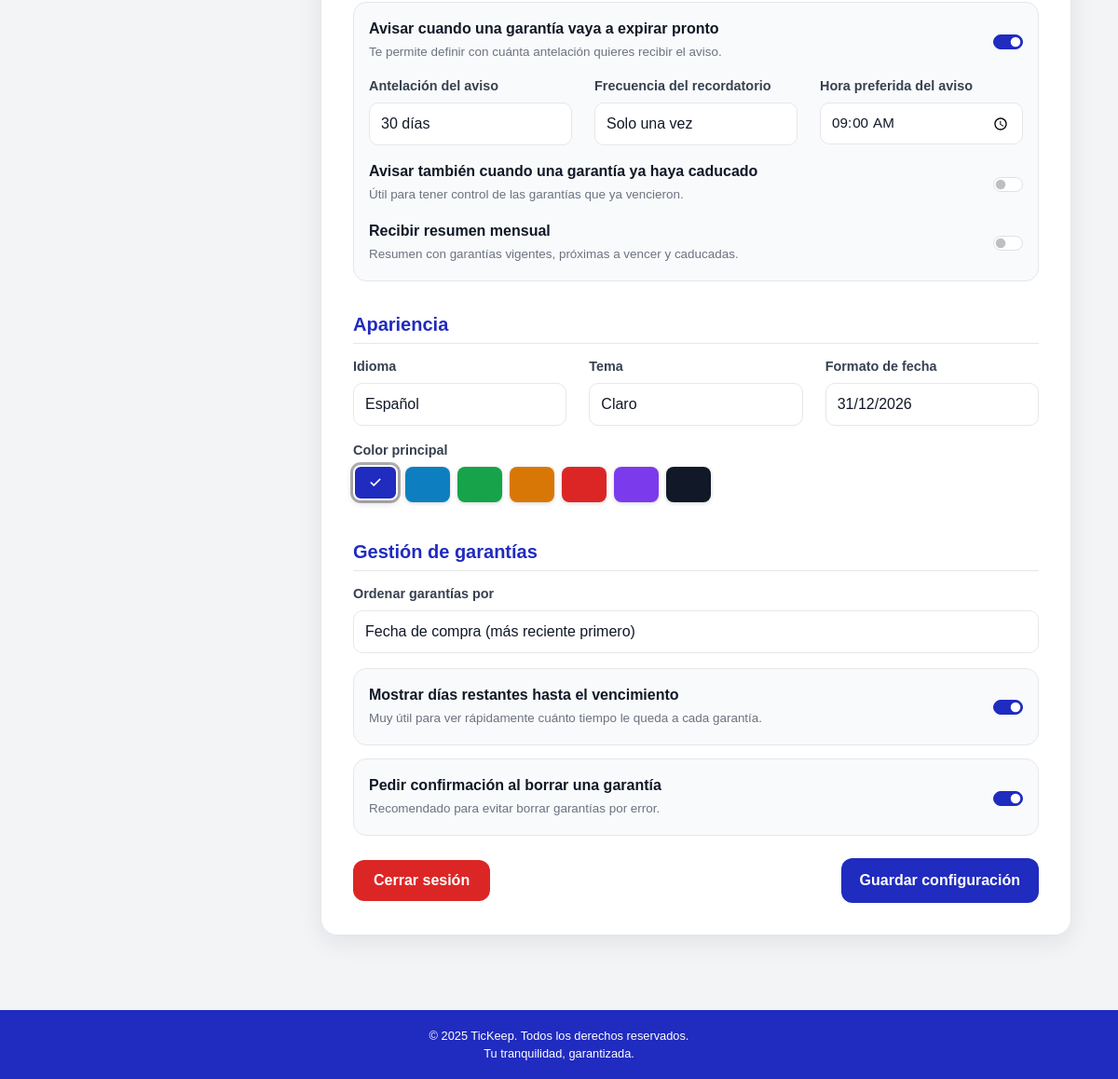
Before: /configuracion.php (signed in, lower part) with the older database file.
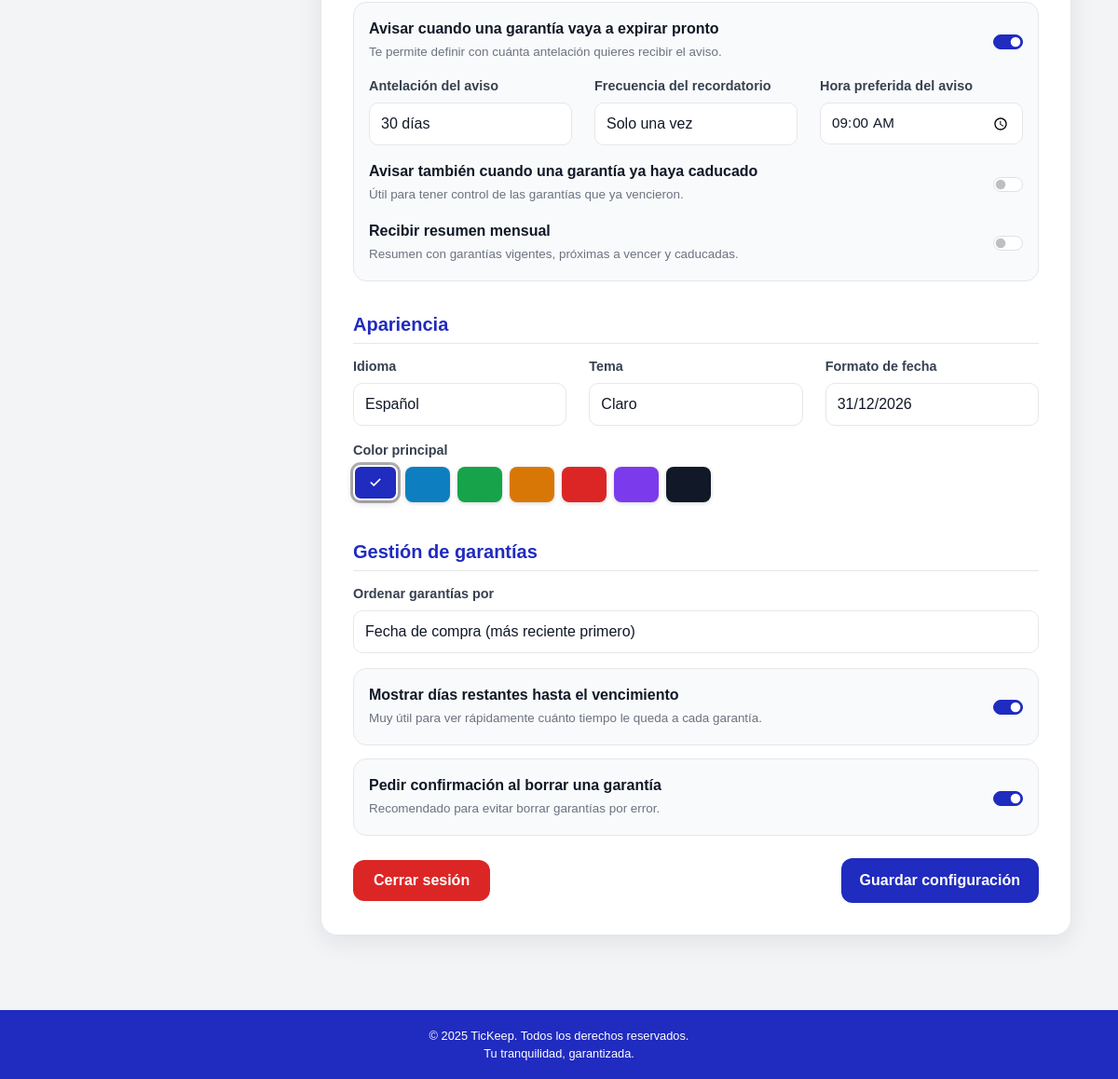
After: the same page with the newer database file.
### tables this page shows
CREATE TABLE `opciones_configuracion` (
  `id_usuario` int(11) NOT NULL,
  `foto_perfil` varchar(255) DEFAULT NULL,
  `idioma` varchar(20) DEFAULT 'Español',
  `tema` varchar(20) DEFAULT 'claro',
  `notificaciones_email` tinyint(1) DEFAULT 1,
  `aviso_vencimiento` tinyint(1) DEFAULT 1,
  `notificaciones_app` tinyint(1) DEFAULT 1,
  `dias_aviso` int(11) DEFAULT 30,
  `frecuencia_recordatorio` varchar(20) DEFAULT 'una_vez',
  `hora_recordatorio` varchar(5) DEFAULT '09:00',
  `notificar_caducadas` tinyint(1) DEFAULT 0,
  `resumen_mensual` tinyint(1) DEFAULT 0,
  `color_acento` varchar(20) DEFAULT '#202bbf',
  `formato_fecha` varchar(20) DEFAULT 'd/m/Y',
  `animaciones_ui` tinyint(1) DEFAULT 1,
  `orden_garantias` varchar(30) DEFAULT 'fecha_compra_desc',
  `mostrar_dias_restantes` tinyint(1) DEFAULT 1,
  `confirmar_eliminacion` tinyint(1) DEFAULT 1,
  `modo_compacto` tinyint(1) DEFAULT 0
);

### includes/preferencias_usuario.php (called while the page is built, shortened)
<?php
$preferencias = [
    'tema' => 'claro',
    'color_acento' => '#202bbf',
    'idioma' => 'Español',
    'formato_fecha' => 'd/m/Y',
    'animaciones_ui' => 1,
    'orden_garantias' => 'fecha_compra_desc',
    'mostrar_dias_restantes' => 1,
    'confirmar_eliminacion' => 1,
    'modo_compacto' => 0,
    'notificaciones_email' => 1,
    'notificaciones_app' => 1,
    'aviso_vencimiento' => 1,
    'dias_aviso' => 30,
    'frecuencia_recordatorio' => 'una_vez',
    'hora_recordatorio' => '09:00',
    'notificar_caducadas' => 0,
    'resumen_mensual' => 0
];
if (isset($_SESSION['id_usuario'])) {
    $stmtPref = $pdo->prepare("SELECT * FROM opciones_configuracion WHERE id_usuario = :id");
    $stmtPref->execute([':id' => $_SESSION['id_usuario']]);
    $prefsBD = $stmtPref->fetch(PDO::FETCH_ASSOC);
    if ($prefsBD) {
        foreach ($preferencias as $clave => $valorDefecto) {
            if (array_key_exists($clave, $prefsBD) && $prefsBD[$clave] !== null) {
                $preferencias[$clave] = $prefsBD[$clave];
            }
        }
    }
}

### configuracion.php (the view, shortened to what the changed rows need)
<?php
require 'config/bd.php';
require 'includes/preferencias_usuario.php';
$id_usuario = $_SESSION['id_usuario'];
function valor($array, $clave, $defecto = '')
{
    return isset($array[$clave]) && $array[$clave] !== null ? $array[$clave] : $defecto;
}
try {
    $sql = "SELECT
                u.nombre,
                u.email,
                u.contrasena,
                c.foto_perfil,
                c.notificaciones_email,
                c.notificaciones_app,
                c.aviso_vencimiento,
                c.dias_aviso,
                c.frecuencia_recordatorio,
                c.hora_recordatorio,
                c.notificar_caducadas,
                c.resumen_mensual,
                c.idioma,
                c.tema,
                c.color_acento,
                c.formato_fecha,
                c.animaciones_ui,
                c.orden_garantias,
                c.mostrar_dias_restantes,
                c.confirmar_eliminacion,
                c.modo_compacto
            FROM usuarios u
            LEFT JOIN opciones_configuracion c ON u.id_usuario = c.id_usuario
            WHERE u.id_usuario = :id";
    $stmt = $pdo->prepare($sql);
    $stmt->execute([':id' => $id_usuario]);
    $usuario = $stmt->fetch(PDO::FETCH_ASSOC);
} catch (PDOException $e) {
    die("Error: " . $e->getMessage());
}
$temaActual = valor($usuario, 'tema', 'claro');
$avisoVencimiento = (int)valor($usuario, 'aviso_vencimiento', 1);
$diasAviso = (int)valor($usuario, 'dias_aviso', 30);
$frecuenciaRecordatorio = valor($usuario, 'frecuencia_recordatorio', 'una_vez');
$horaRecordatorio = valor($usuario, 'hora_recordatorio', '09:00');
$notificarCaducadas = (int)valor($usuario, 'notificar_caducadas', 0);
$resumenMensual = (int)valor($usuario, 'resumen_mensual', 0);
$idiomaActual = valor($usuario, 'idioma', 'Español');
$formatoFechaActual = valor($usuario, 'formato_fecha', 'd/m/Y');
$ordenGarantias = valor($usuario, 'orden_garantias', 'fecha_compra_desc');
$mostrarDiasRestantes = (int)valor($usuario, 'mostrar_dias_restantes', 1);
$confirmarEliminacion = (int)valor($usuario, 'confirmar_eliminacion', 1);
?>
<!DOCTYPE html>
<html lang="<?= $preferencias['idioma'] === 'Inglés' ? 'en' : 'es' ?>"
    data-theme="<?= htmlspecialchars($preferencias['tema']) ?>"
    data-animations="<?= (int)$preferencias['animaciones_ui'] ?>">
<head>
    <link href="https://cdn.jsdelivr.net/npm/bootstrap@5.3.3/dist/css/bootstrap.min.css" rel="stylesheet">
    <link rel="stylesheet" href="assets/css/auth.css">
    <link rel="stylesheet" href="assets/css/preferencias.css">
</head>
<body>
    <main class="container">
        <div class="settings-shell">
            <div class="settings-layout">
                <section class="config-card">
                    <form method="POST" enctype="multipart/form-data">
                        <div class="setting-box" id="bloqueAvisos">
                            <div class="form-check form-switch d-flex justify-content-between align-items-center ps-0 mb-3">
                                <div>
                                    <label class="form-check-label fw-bold" for="aviso_vencimiento">
                                    </label>
                                    <div class="setting-help">
                                    </div>
                                </div>
                                <input class="form-check-input ms-3" type="checkbox" id="aviso_vencimiento"
                                    name="aviso_vencimiento" <?= $avisoVencimiento ? 'checked' : '' ?>>
                            </div>
                            <div class="row">
                                <div class="col-md-4 mb-3">
                                    <label class="form-label">Antelación del aviso</label>
                                    <select name="dias_aviso" id="dias_aviso" class="form-select">
                                        <option value="30" <?= $diasAviso === 30 ? 'selected' : '' ?>>30 días</option>
                                    </select>
                                </div>
                                <div class="col-md-4 mb-3">
                                    <label class="form-label">Frecuencia del recordatorio</label>
                                    <select name="frecuencia_recordatorio" id="frecuencia_recordatorio" class="form-select">
                                        <option value="una_vez" <?= $frecuenciaRecordatorio === 'una_vez' ? 'selected' : '' ?>>Solo una vez</option>
                                    </select>
                                </div>
                                <div class="col-md-4 mb-3">
                                    <label class="form-label">Hora preferida del aviso</label>
                                    <input type="time" name="hora_recordatorio" id="hora_recordatorio" class="form-control"
                                        value="<?= htmlspecialchars($horaRecordatorio) ?>">
                                </div>
                            </div>
                            <div class="form-check form-switch d-flex justify-content-between align-items-center ps-0 mb-3">
                                <div>
                                    <label class="form-check-label fw-bold" for="notificar_caducadas">
                                    </label>
                                    <div class="setting-help">
                                    </div>
                                </div>
                                <input class="form-check-input ms-3" type="checkbox" id="notificar_caducadas"
                                    name="notificar_caducadas" <?= $notificarCaducadas ? 'checked' : '' ?>>
                            </div>
                            <div class="form-check form-switch d-flex justify-content-between align-items-center ps-0">
                                <div>
                                    <label class="form-check-label fw-bold" for="resumen_mensual">
                                    </label>
                                    <div class="setting-help">
                                    </div>
                                </div>
                                <input class="form-check-input ms-3" type="checkbox" id="resumen_mensual"
                                    name="resumen_mensual" <?= $resumenMensual ? 'checked' : '' ?>>
                            </div>
                        </div>
                        <div class="row">
                            <div class="col-md-4 mb-3">
                                <label class="form-label">Idioma</label>
                                <select name="idioma" class="form-select">
                                    <option value="Español" <?= $idiomaActual === 'Español' ? 'selected' : '' ?>>Español</option>
                                </select>
                            </div>
                            <div class="col-md-4 mb-3">
                                <label class="form-label">Tema</label>
                                <select name="tema" id="tema" class="form-select">
                                    <option value="claro" <?= $temaActual === 'claro' ? 'selected' : '' ?>>Claro</option>
                                </select>
                            </div>
                            <div class="col-md-4 mb-3">
                                <label class="form-label">Formato de fecha</label>
                                <select name="formato_fecha" class="form-select">
                                    <option value="d/m/Y" <?= $formatoFechaActual === 'd/m/Y' ? 'selected' : '' ?>>31/12/2026</option>
                                </select>
                            </div>
                        </div>
                        <div class="mb-3">
                            <label class="form-label">Ordenar garantías por</label>
                            <select name="orden_garantias" class="form-select">
                                <option value="fecha_compra_desc" <?= $ordenGarantias === 'fecha_compra_desc' ? 'selected' : '' ?>>Fecha de compra (más reciente primero)</option>
                            </select>
                        </div>
                        <div class="setting-box">
                            <div class="form-check form-switch d-flex justify-content-between align-items-center ps-0">
                                <div>
                                    <label class="form-check-label fw-bold" for="mostrar_dias_restantes">
                                    </label>
                                    <div class="setting-help">
                                    </div>
                                </div>
                                <input class="form-check-input ms-3" type="checkbox" id="mostrar_dias_restantes"
                                    name="mostrar_dias_restantes" <?= $mostrarDiasRestantes ? 'checked' : '' ?>>
                            </div>
                        </div>
                        <div class="setting-box">
                            <div class="form-check form-switch d-flex justify-content-between align-items-center ps-0">
                                <div>
                                    <label class="form-check-label fw-bold" for="confirmar_eliminacion">
                                    </label>
                                    <div class="setting-help">
                                    </div>
                                </div>
                                <input class="form-check-input ms-3" type="checkbox" id="confirmar_eliminacion"
                                    name="confirmar_eliminacion" <?= $confirmarEliminacion ? 'checked' : '' ?>>
                            </div>
                        </div>
                    </form>
                </section>
            </div>
        </div>
    </main>
</body>
</html>

Changed rows visible on the page:
changed opciones_configuracion "30 días": idioma (not shown) → "Español"
Other visible differences:
form field idioma: "Español" → (not shown)
